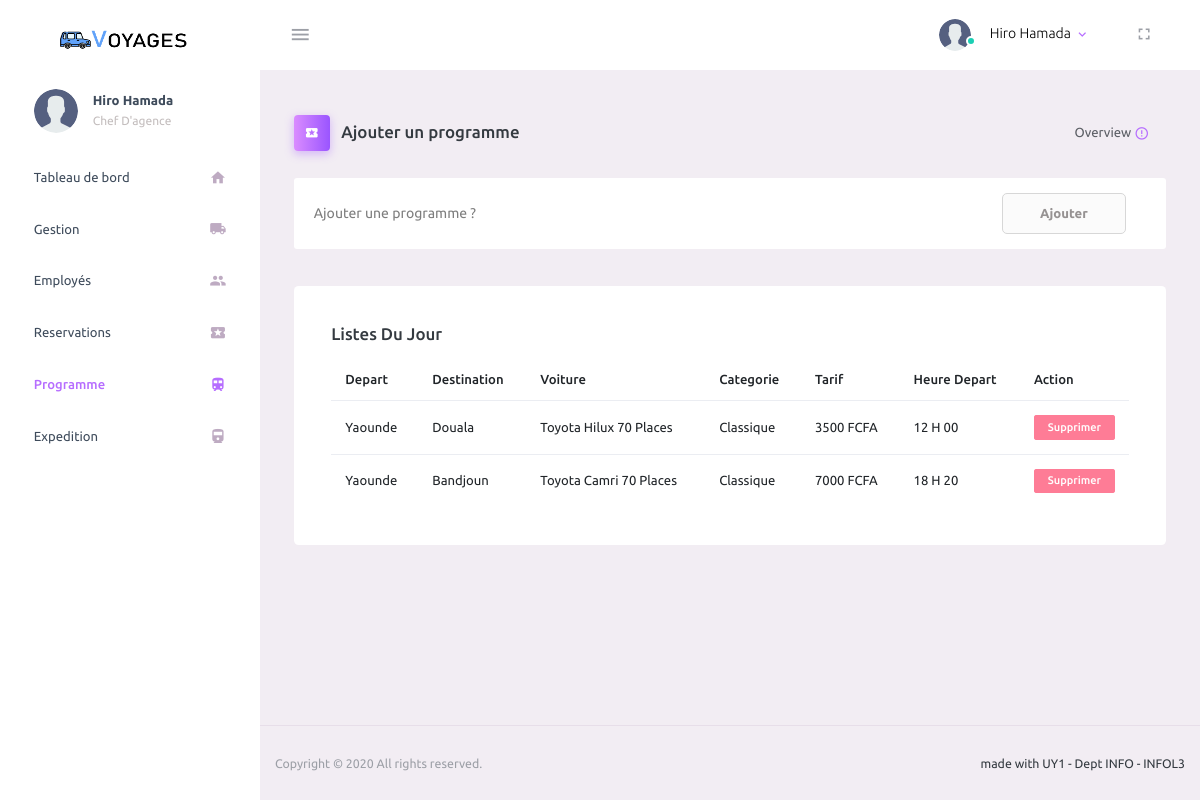
The app's page /programme (signed in) with its own data.
### taxi/models.py (models this page shows, shortened)
class Utilisateur(AbstractUser):
    username = None
    email = None
    code = models.CharField(max_length=64)
    telephone = models.CharField(max_length=64, unique=True)
    cni = models.CharField(max_length=64, unique=True)
    is_admin = models.BooleanField(default=False)
    objects = UserManager()
    REQUIRED_FIELDS = ['first_name', 'last_name', 'cni']
    USERNAME_FIELD = 'telephone'
    EMAIL_FIELD = 'telephone'

class Programme(models.Model):
    depart = models.CharField(max_length=64, choices=CHOICES_VILLE, null=False, )
    arrive = models.CharField(max_length=64, choices=CHOICES_VILLE, null=False, )
    type = models.CharField(max_length=64, choices=TYPE_CHOICES, null=False, default='CL')
    heure_depart = models.TimeField(max_length=64, default=datetime.time(15), )
    voiture = models.ForeignKey(Voiture, on_delete=models.SET_NULL, blank=True, null=True)
    tarif = models.IntegerField()
    def get_heure_depart_display(self):
        return f"{self.heure_depart.hour} H {self.heure_depart.minute if self.heure_depart.minute > 9 else '0'+str(self.heure_depart.minute)}" if self.heure_depart else "Pas d'horaire"

class Voiture(models.Model):
    chauffeur = models.OneToOneField(Employe, on_delete=models.SET_NULL, null=True, blank=True)
    marque = models.CharField(max_length=64)
    categorie = models.CharField(max_length=64)
    matricule = models.CharField(max_length=8, blank=False, null=False)
    places = models.IntegerField(default=70)
    places_occuper = models.IntegerField(default=0)
    created_at = models.DateTimeField('Created at', default=timezone.now)
    def __str__(self):
        return f"{self.marque} {self.categorie} {self.places} Places "

### taxi/views.py (the view)
# urls.py: path('programme', views.programme, name='programme'),
@login_required
def programme(request):
    programmes = Programme.objects.all()
    return render(request, 'taxi/admin/programme.html', {'programmes': programmes})

### taxi/templates/taxi/admin/programme.html (shortened to what this page needs)
{% extends 'taxi/admin/base.html' %}
{% block content %}
    {% load static %}
    <div class="content-wrapper">
    {% if user.is_superuser %}
        <div class="page-header">
            <h3 class="page-title">
                            <span class="page-title-icon bg-gradient-primary text-white mr-2">
                                <i class="mdi mdi-ticket"></i>
                            </span> Ajouter un programme </h3>
            <nav aria-label="breadcrumb">
                <ul class="breadcrumb">
                    <li class="breadcrumb-item active" aria-current="page">
                        Overview <i
                            class="mdi mdi-alert-circle-outline icon-sm text-primary align-middle"></i>
                    </li>
                </ul>
            </nav>
        </div>
    {% endif %}
        <div class="row" id="proBanner">
        {% if user.is_superuser %}
            <div class="col-12">
                            <span class="d-flex align-items-center purchase-popup">
                                <p>Ajouter une programme ?</p>
                                <a href="{% url 'programme.nouveau' %}"
                                   class="btn ml-auto download-button">Ajouter</a>
                            </span>
            </div>
        {% endif %}
            <div class="col-lg-12 grid-margin stretch-card">
                <div class="card">
                    <div class="card-body">
                        <h4 class="card-title"> Listes du jour</h4>
                        <table class="table ">
                            <thead>
                            <tr>
                                <th> Depart</th>
                                <th> Destination</th>
                                <th> Voiture</th>
                                <th> Categorie</th>
                                <th> Tarif</th>
                                <th> Heure Depart</th>
                                <th> Action</th>
                            </tr>
                            </thead>
                            <tbody>
                            {% for programme in programmes %}
                                <tr>
                                    <td class="py-1">
                                        {{ programme.get_depart_display }}
                                    </td>
                                    <td> {{ programme.get_arrive_display }} </td>
                                    <td> {{ programme.voiture }} </td>
                                    <td> {{ programme.get_type_display }} </td>
                                    <td> {{ programme.tarif }} FCFA</td>
                                    <td> {{ programme.get_heure_depart_display }} </td>
                                    {% if user.is_superuser %}
                                    <td>
                                        <a href="bulettin.html"><label
                                                class="badge badge-danger col-sm-12">Supprimer</label></a>
                                    </td>
                                    {% else %}
                                        <td>
                                        <a href="{% url "reservations.nouveau_id" programme.id %}"><label
                                                class="badge badge-gradient-info col-sm-12">Reserver</label></a>
                                    </td>
                                {% endif %}
                                </tr>
                            {% endfor %}
                            </tbody>
                        </table>
                    </div>
                </div>
            </div>
        </div>
    </div>
{% endblock %}

### taxi/templates/taxi/admin/base.html (shortened to what this page needs)
<!DOCTYPE html>
<html lang="en">
{% load static %}
<head>
    <link rel="stylesheet" href="{% static "assets/vendors/mdi/css/materialdesignicons.min.css" %}">
    <link rel="stylesheet" href="{% static "assets/vendors/css/vendor.bundle.base.css" %}">
    <link rel="stylesheet" href="{% static "styles/W3.css" %}">
    <link rel="stylesheet" href="{% static "styles/style.css" %}">
    <link rel="stylesheet" href="{% static "assets/css/style.css" %}">
</head>
<body>
<div class="container-scroller">
    <nav class="navbar default-layout-navbar col-lg-12 col-12 p-0 fixed-top d-flex flex-row">
        <div class="text-center navbar-brand-wrapper d-flex align-items-center justify-content-center">
            <a class="navbar-brand brand-logo" href="index.html"><img src="{% static "assets/images/logo.png" %}"
                                                                      alt="logo"/></a>
        </div>
        <div class="navbar-menu-wrapper d-flex align-items-stretch">
            <button class="navbar-toggler navbar-toggler align-self-center" type="button" data-toggle="minimize">
                <span class="mdi mdi-menu"></span>
            </button>
            <ul class="navbar-nav navbar-nav-right">
                <li class="nav-item nav-profile dropdown">
                    <a class="nav-link dropdown-toggle" id="profileDropdown" href="#" data-toggle="dropdown"
                       aria-expanded="false">
                        <div class="nav-profile-img">
                            <img src="{% static "assets/images/faces/user2.svg" %}" alt="image">
                            <span class="availability-status online"></span>
                        </div>
                        <div class="nav-profile-text">
                            <p class="mb-1 text-black">{{ user.get_full_name }}</p>
                        </div>
                    </a>
                </li>
                <li class="nav-item d-none d-lg-block full-screen-link">
                    <a class="nav-link">
                        <i class="mdi mdi-fullscreen" id="fullscreen-button"></i>
                    </a>
                </li>
            </ul>
        </div>
    </nav>
    <div class="container-fluid page-body-wrapper">
        <nav class="sidebar sidebar-offcanvas" id="sidebar">
            <ul class="nav">
                <li class="nav-item nav-profile">
                    <a href="#" class="nav-link">
                        <div class="nav-profile-image">
                            <img src="{% static "assets/images/faces/user2.svg" %}" alt="profile">
                        </div>
                        <div class="nav-profile-text d-flex flex-column">
                            <span class="font-weight-bold mb-2">{{ user.get_full_name }}</span>
                            {% if user.is_superuser %}
                                <span class="text-secondary text-small">Chef D'agence</span>
                            {% elif user.est_employe %}
                                <span class="text-secondary text-small">{{ user.employe.get_poste_display }}</span>
                                {% else %}
                                <span class="text-secondary text-small">Client</span>
                            {% endif %}
                        </div>
                    </a>
                </li>
            {% if user.is_superuser %}
                <li class="nav-item">
                    <a class="nav-link" href="{% url 'home' %}">
                        <span class="menu-title">Tableau de bord</span>
                        <i class="mdi mdi-home menu-icon"></i>
                    </a>
                </li>
                <li class="nav-item">
                    <a class="nav-link" href="{% url 'gestion' %}">
                        <span class="menu-title">Gestion</span>
                        <i class="mdi mdi-truck menu-icon"></i>
                    </a>
                </li>
                <li class="nav-item">
                    <a class="nav-link" href="{% url 'employer' %}">
                        <span class="menu-title">Employés</span>
                        <i class="mdi mdi-account-multiple menu-icon"></i>
                    </a>
                </li>
            {% endif %}
            <li class="nav-item">
                    <a class="nav-link" href="{% url 'reservations' %}">
                        <span class="menu-title">Reservations</span>
                        <i class="mdi mdi-ticket menu-icon"></i>
                    </a>
                </li>
             <li class="nav-item">
                    <a class="nav-link" href="{% url 'programme' %}">
                        <span class="menu-title">Programme</span>
                        <i class="mdi mdi-train menu-icon"></i>
                    </a>
                </li>
            {% if user.is_staff %}
                <li class="nav-item">
                    <a class="nav-link" href="{% url 'expeditions' %}">
                        <span class="menu-title">Expedition</span>
                        <i class="mdi mdi-train-variant menu-icon"></i>
                    </a>
                </li>
            {% endif %}
            </ul>
        </nav>
        <div class="main-panel">
            {% block content %} {% endblock %}
            <footer class="footer">
                <div class="d-sm-flex justify-content-center justify-content-sm-between">
                    <span class="text-muted text-center text-sm-left d-block d-sm-inline-block">Copyright © 2020 All rights reserved.</span>
                    <span class="float-none float-sm-right d-block mt-1 mt-sm-0 text-center">made with UY1 - Dept INFO - INFOL3</span>
                </div>
            </footer>
        </div>
    </div>
</div>
</body>
</html>

### taxi/static/styles/W3.css (style rules this page uses)
* { -webkit-box-sizing:border-box;-moz-box-sizing:border-box;box-sizing:border-box }
html { -ms-text-size-adjust:100%;-webkit-text-size-adjust:100% }
body { margin:0 }
article,aside,details,figcaption,figure,footer,header,hgroup,main,menu,nav,section,summary { display:block }
a { -webkit-tap-highlight-color:transparent;background-color:transparent }
img { border:0 }
button,input,optgroup,select,textarea { color:inherit;font:inherit;margin:0 }
button { overflow:visible }
button,select { text-transform:none }
button,html input[type=button],input[type=reset],input[type=submit] { -webkit-appearance:button;cursor:pointer }
html,body { font-family:Verdana,sans-serif;font-size:15px;line-height:1.5 }
h1,h2,h3,h4,h5,h6,.w3-slim,.w3-wide { font-family:"Segoe UI",Arial,sans-serif }
h3 { font-size:24px }
h4 { font-size:20px }
h1,h2,h3,h4,h5,h6 { font-weight:400;margin:10px 0 }
img { margin-bottom:-5px }
a { color:inherit }
table { border-collapse:collapse;border-spacing:0;width:100%;display:table }
table,th,td { border:none }

### records on screen
Utilisateur: get_full_name "Hiro Hamada"
Programme: depart "Yaounde", arrive "Douala", voiture "Toyota Hilux 70 Places", type "Classique", tarif "3500", heure_depart "12 H 00"
Programme: depart "Yaounde", arrive "Bandjoun", voiture "Toyota Camri 70 Places", type "Classique", tarif "7000", heure_depart "18 H 20"
